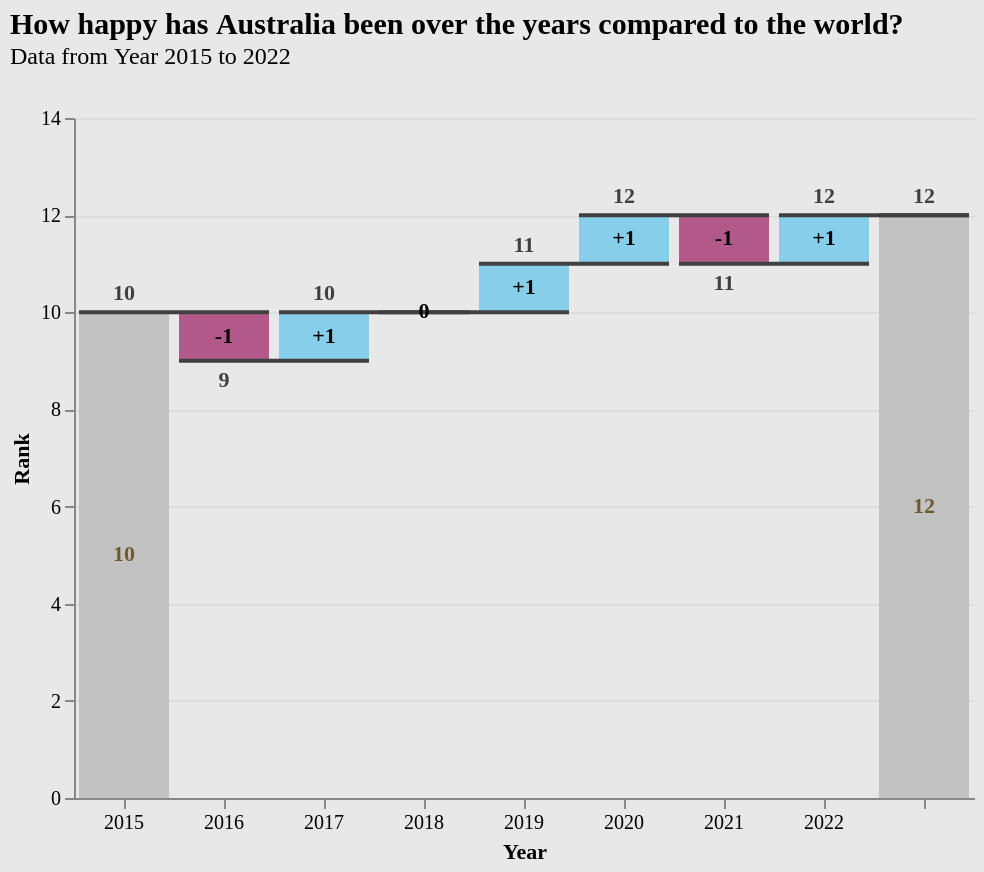

Vega-Lite specification for this chart:
### Vega-Lite specification from a JSON file in a GitHub repository (floating-point values rounded to 4 significant figures)
{"$schema": "https://vega.github.io/schema/vega-lite/v5.json", "title": {"text": "How happy has Australia been over the years compared to the world?", "subtitle": "Data from Year 2015 to 2022"}, "background": "#E8E8E8", "width": 450, "height": 340, "data": {"values": [{"label": "2015", "rank": 10}, {"label": "2016", "rank": -1}, {"label": "2017", "rank": 1}, {"label": "2018", "rank": 0}, {"label": "2019", "rank": 1}, {"label": "2020", "rank": 1}, {"label": "2021", "rank": -1}, {"label": "2022", "rank": 1}, {"label": " ", "rank": 0}]}, "transform": [{"window": [{"op": "sum", "field": "rank", "as": "sum"}]}, {"window": [{"op": "lead", "field": "label", "as": "lead"}]}, {"calculate": "datum.lead === null ? datum.label : datum.lead", "as": "lead"}, {"calculate": "datum.label === ' ' ? 0 : datum.sum - datum.rank", "as": "previous_sum"}, {"calculate": "datum.label === ' ' ? datum.sum - datum.previous_sum : datum.rank", "as": "rank"}, {"calculate": "(datum.label !== '2015' && datum.label !== ' ' && datum.rank > 0 ? '+' : '') + datum.rank", "as": "text_rank"}, {"calculate": "(datum.sum + datum.previous_sum) / 2", "as": "center"}, {"calculate": "datum.sum < datum.previous_sum ? datum.sum : ''", "as": "sum_dec"}, {"calculate": "datum.sum > datum.previous_sum ? datum.sum : ''", "as": "sum_inc"}], "encoding": {"x": {"field": "label", "type": "ordinal", "sort": null, "axis": {"labelAngle": 0, "title": "Year", "labelFont": "Gill Sans", "titleFont": "Gill Sans"}}}, "layer": [{"mark": {"type": "bar", "size": 45}, "encoding": {"y": {"field": "previous_sum", "type": "quantitative", "title": "Rank", "scale": {"domain": [0, 14]}, "axis": {"labelFont": "Gill Sans", "titleFont": "Gill Sans"}}, "y2": {"field": "sum"}, "color": {"condition": [{"test": "datum.label === '2015' || datum.label === ' '", "value": "#C2C2C2"}, {"test": "datum.sum < datum.previous_sum", "value": "#B3598A"}], "value": "skyblue"}}}, {"mark": {"type": "rule", "color": "#404040", "opacity": 1, "strokeWidth": 2, "xOffset": -22.5, "x2Offset": 22.5}, "encoding": {"x2": {"field": "lead"}, "y": {"field": "sum", "type": "quantitative"}}}, {"mark": {"type": "text", "dy": -4, "baseline": "bottom"}, "encoding": {"y": {"field": "sum_inc", "type": "quantitative"}, "text": {"field": "sum_inc", "type": "nominal"}}}, {"mark": {"type": "text", "dy": 4, "baseline": "top"}, "encoding": {"y": {"field": "sum_dec", "type": "quantitative"}, "text": {"field": "sum_dec", "type": "nominal"}}}, {"mark": {"type": "text", "fontWeight": "bold", "baseline": "middle"}, "encoding": {"y": {"field": "center", "type": "quantitative"}, "text": {"field": "text_rank", "type": "nominal"}, "color": {"condition": [{"test": "datum.label === '2015' || datum.label === ' '", "value": "#725a30"}], "value": "black"}}}], "config": {"view": {"stroke": "transparent"}, "text": {"fontWeight": "bold", "color": "#404040", "font": "Gill Sans"}, "title": {"anchor": "start", "fontSize": 15, "font": "Gill Sans", "offset": 20, "subtitleFont": "Gill Sans"}}}
